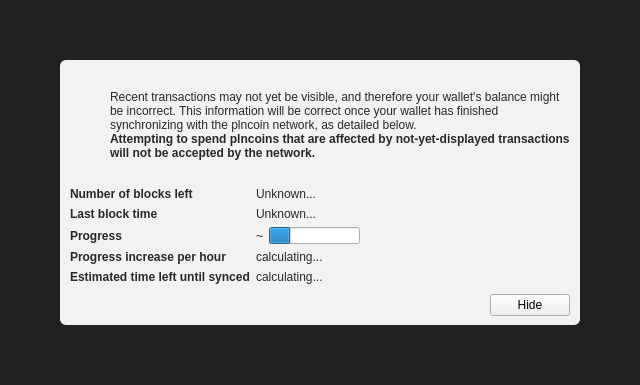
<?xml version="1.0" encoding="UTF-8"?>
<ui version="4.0">
 <class>ModalOverlay</class>
 <widget class="ModalOverlay" name="ModalOverlay">
  <property name="geometry">
   <rect>
    <x>0</x>
    <y>0</y>
    <width>640</width>
    <height>385</height>
   </rect>
  </property>
  <property name="windowTitle">
   <string>Form</string>
  </property>
  <layout class="QVBoxLayout" name="verticalLayout" stretch="0">
   <property name="sizeConstraint">
    <enum>QLayout::SetDefaultConstraint</enum>
   </property>
   <property name="leftMargin">
    <number>0</number>
   </property>
   <property name="topMargin">
    <number>0</number>
   </property>
   <property name="rightMargin">
    <number>0</number>
   </property>
   <property name="bottomMargin">
    <number>0</number>
   </property>
   <item>
    <widget class="QWidget" name="bgWidget" native="true">
     <property name="styleSheet">
      <string notr="true">#bgWidget { background: rgba(0,0,0,220); }</string>
     </property>
     <layout class="QVBoxLayout" name="verticalLayoutMain" stretch="1">
      <property name="leftMargin">
       <number>60</number>
      </property>
      <property name="topMargin">
       <number>60</number>
      </property>
      <property name="rightMargin">
       <number>60</number>
      </property>
      <property name="bottomMargin">
       <number>60</number>
      </property>
      <item>
       <widget class="QWidget" name="contentWidget" native="true">
        <property name="styleSheet">
         <string notr="true">#contentWidget { background: rgba(255,255,255,240); border-radius: 6px; }

QLabel { color: rgb(40,40,40);  }</string>
        </property>
        <layout class="QVBoxLayout" name="verticalLayoutSub" stretch="1,0,0,0">
         <property name="spacing">
          <number>0</number>
         </property>
         <property name="leftMargin">
          <number>10</number>
         </property>
         <property name="topMargin">
          <number>10</number>
         </property>
         <property name="rightMargin">
          <number>10</number>
         </property>
         <property name="bottomMargin">
          <number>10</number>
         </property>
         <item>
          <layout class="QHBoxLayout" name="horizontalLayoutIconText" stretch="0,1">
           <property name="topMargin">
            <number>20</number>
           </property>
           <item>
            <layout class="QVBoxLayout" name="verticalLayoutIcon">
             <property name="leftMargin">
              <number>0</number>
             </property>
             <item>
              <widget class="QPushButton" name="warningIcon">
               <property name="enabled">
                <bool>false</bool>
               </property>
               <property name="text">
                <string/>
               </property>
               <property name="icon">
                <iconset>
                 <normaloff>:/icons/warning</normaloff>
                 <disabledoff>:/icons/warning</disabledoff>:/icons/warning</iconset>
               </property>
               <property name="iconSize">
                <size>
                 <width>48</width>
                 <height>48</height>
                </size>
               </property>
               <property name="flat">
                <bool>true</bool>
               </property>
              </widget>
             </item>
             <item>
              <spacer name="verticalSpacerWarningIcon">
               <property name="orientation">
                <enum>Qt::Vertical</enum>
               </property>
               <property name="sizeHint" stdset="0">
                <size>
                 <width>20</width>
                 <height>40</height>
                </size>
               </property>
              </spacer>
             </item>
            </layout>
           </item>
           <item>
            <layout class="QVBoxLayout" name="verticalLayoutInfoText">
             <property name="leftMargin">
              <number>0</number>
             </property>
             <property name="topMargin">
              <number>0</number>
             </property>
             <item>
              <widget class="QLabel" name="infoText">
               <property name="text">
                <string>Recent transactions may not yet be visible, and therefore your wallet's balance might be incorrect. This information will be correct once your wallet has finished synchronizing with the plncoin network, as detailed below.</string>
               </property>
               <property name="textFormat">
                <enum>Qt::RichText</enum>
               </property>
               <property name="wordWrap">
                <bool>true</bool>
               </property>
              </widget>
             </item>
             <item>
              <widget class="QLabel" name="infoTextStrong">
               <property name="font">
                <font>
                 <weight>75</weight>
                 <bold>true</bold>
                </font>
               </property>
               <property name="text">
                <string>Attempting to spend plncoins that are affected by not-yet-displayed transactions will not be accepted by the network.</string>
               </property>
               <property name="textFormat">
                <enum>Qt::RichText</enum>
               </property>
               <property name="wordWrap">
                <bool>true</bool>
               </property>
              </widget>
             </item>
             <item>
              <spacer name="verticalSpacerInTextSpace">
               <property name="orientation">
                <enum>Qt::Vertical</enum>
               </property>
               <property name="sizeHint" stdset="0">
                <size>
                 <width>20</width>
                 <height>40</height>
                </size>
               </property>
              </spacer>
             </item>
            </layout>
           </item>
          </layout>
         </item>
         <item>
          <spacer name="verticalSpacerAfterText">
           <property name="orientation">
            <enum>Qt::Vertical</enum>
           </property>
           <property name="sizeHint" stdset="0">
            <size>
             <width>20</width>
             <height>40</height>
            </size>
           </property>
          </spacer>
         </item>
         <item>
          <layout class="QFormLayout" name="formLayout">
           <property name="fieldGrowthPolicy">
            <enum>QFormLayout::FieldsStayAtSizeHint</enum>
           </property>
           <property name="horizontalSpacing">
            <number>6</number>
           </property>
           <property name="verticalSpacing">
            <number>6</number>
           </property>
           <property name="topMargin">
            <number>10</number>
           </property>
           <item row="0" column="0">
            <widget class="QLabel" name="labelNumberOfBlocksLeft">
             <property name="font">
              <font>
               <weight>75</weight>
               <bold>true</bold>
              </font>
             </property>
             <property name="text">
              <string>Number of blocks left</string>
             </property>
            </widget>
           </item>
           <item row="0" column="1">
            <widget class="QLabel" name="numberOfBlocksLeft">
             <property name="text">
              <string>Unknown...</string>
             </property>
            </widget>
           </item>
           <item row="1" column="0">
            <widget class="QLabel" name="labelLastBlockTime">
             <property name="font">
              <font>
               <weight>75</weight>
               <bold>true</bold>
              </font>
             </property>
             <property name="text">
              <string>Last block time</string>
             </property>
            </widget>
           </item>
           <item row="1" column="1">
            <widget class="QLabel" name="newestBlockDate">
             <property name="sizePolicy">
              <sizepolicy hsizetype="Maximum" vsizetype="Preferred">
               <horstretch>0</horstretch>
               <verstretch>0</verstretch>
              </sizepolicy>
             </property>
             <property name="text">
              <string>Unknown...</string>
             </property>
            </widget>
           </item>
           <item row="2" column="0">
            <widget class="QLabel" name="labelSyncDone">
             <property name="font">
              <font>
               <weight>75</weight>
               <bold>true</bold>
              </font>
             </property>
             <property name="text">
              <string>Progress</string>
             </property>
            </widget>
           </item>
           <item row="2" column="1">
            <layout class="QHBoxLayout" name="horizontalLayoutSync" stretch="0,1">
             <item>
              <widget class="QLabel" name="percentageProgress">
               <property name="text">
                <string notr="true">~</string>
               </property>
              </widget>
             </item>
             <item>
              <widget class="QProgressBar" name="progressBar">
               <property name="value">
                <number>24</number>
               </property>
               <property name="format">
                <string/>
               </property>
              </widget>
             </item>
            </layout>
           </item>
           <item row="4" column="0">
            <widget class="QLabel" name="labelProgressIncrease">
             <property name="font">
              <font>
               <weight>75</weight>
               <bold>true</bold>
              </font>
             </property>
             <property name="text">
              <string>Progress increase per hour</string>
             </property>
            </widget>
           </item>
           <item row="4" column="1">
            <widget class="QLabel" name="progressIncreasePerH">
             <property name="text">
              <string>calculating...</string>
             </property>
            </widget>
           </item>
           <item row="5" column="0">
            <widget class="QLabel" name="labelEstimatedTimeLeft">
             <property name="font">
              <font>
               <weight>75</weight>
               <bold>true</bold>
              </font>
             </property>
             <property name="text">
              <string>Estimated time left until synced</string>
             </property>
            </widget>
           </item>
           <item row="5" column="1">
            <widget class="QLabel" name="expectedTimeLeft">
             <property name="text">
              <string>calculating...</string>
             </property>
            </widget>
           </item>
          </layout>
         </item>
         <item>
          <layout class="QHBoxLayout" name="horizontalLayoutButtons">
           <property name="leftMargin">
            <number>10</number>
           </property>
           <property name="topMargin">
            <number>10</number>
           </property>
           <item>
            <spacer name="horizontalSpacer">
             <property name="orientation">
              <enum>Qt::Horizontal</enum>
             </property>
             <property name="sizeHint" stdset="0">
              <size>
               <width>40</width>
               <height>20</height>
              </size>
             </property>
            </spacer>
           </item>
           <item>
            <widget class="QPushButton" name="closeButton">
             <property name="text">
              <string>Hide</string>
             </property>
            </widget>
           </item>
          </layout>
         </item>
        </layout>
       </widget>
      </item>
     </layout>
    </widget>
   </item>
  </layout>
 </widget>
 <customwidgets>
  <customwidget>
   <class>ModalOverlay</class>
   <extends>QWidget</extends>
   <header>modaloverlay.h</header>
   <container>1</container>
  </customwidget>
 </customwidgets>
 <resources/>
 <connections/>
</ui>
